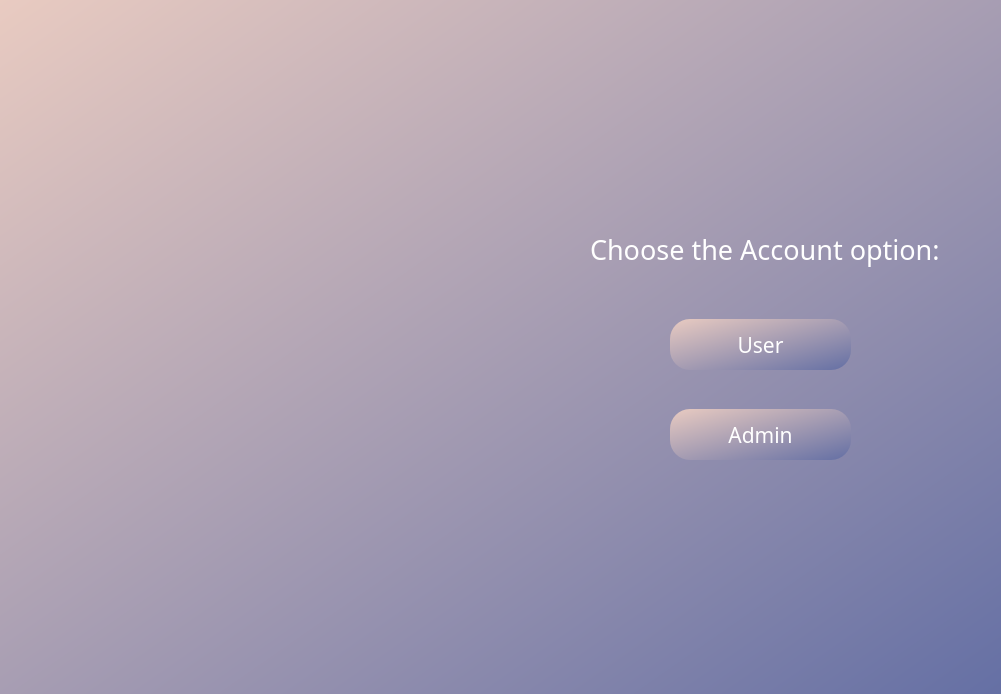
<?xml version="1.0" encoding="UTF-8"?>
<ui version="4.0">
 <class>Dialog</class>
 <widget class="QDialog" name="Dialog">
  <property name="geometry">
   <rect>
    <x>0</x>
    <y>0</y>
    <width>1001</width>
    <height>694</height>
   </rect>
  </property>
  <property name="windowTitle">
   <string>Dialog</string>
  </property>
  <widget class="QWidget" name="widget" native="true">
   <property name="geometry">
    <rect>
     <x>0</x>
     <y>-1</y>
     <width>1001</width>
     <height>701</height>
    </rect>
   </property>
   <property name="styleSheet">
    <string notr="true">
background-color: qlineargradient(spread:pad, x1:0, y1:0, x2:1, y2:1, stop:0 rgba(233, 203, 193, 255), stop:1 rgba(100, 111, 164, 255));</string>
   </property>
   <widget class="QLabel" name="label">
    <property name="geometry">
     <rect>
      <x>0</x>
      <y>0</y>
      <width>211</width>
      <height>91</height>
     </rect>
    </property>
    <property name="styleSheet">
     <string notr="true">background: transparent</string>
    </property>
    <property name="text">
     <string/>
    </property>
    <property name="pixmap">
     <pixmap>UI Icons/1x/1x/Asset 3.png</pixmap>
    </property>
   </widget>
   <widget class="QLabel" name="label_3">
    <property name="geometry">
     <rect>
      <x>0</x>
      <y>632</y>
      <width>1001</width>
      <height>71</height>
     </rect>
    </property>
    <property name="styleSheet">
     <string notr="true">background: transparent</string>
    </property>
    <property name="text">
     <string/>
    </property>
    <property name="pixmap">
     <pixmap>UI Icons/1x/1x/Asset 5.png</pixmap>
    </property>
   </widget>
   <widget class="QLabel" name="label_4">
    <property name="geometry">
     <rect>
      <x>590</x>
      <y>210</y>
      <width>481</width>
      <height>81</height>
     </rect>
    </property>
    <property name="font">
     <font>
      <family>Montserrat Bold</family>
      <pointsize>20</pointsize>
      <weight>50</weight>
      <italic>false</italic>
      <bold>false</bold>
      <underline>false</underline>
     </font>
    </property>
    <property name="styleSheet">
     <string notr="true">color: rgb(255, 255, 255);
background: transparent;
font: 20pt&quot;Montserrat Bold&quot;
</string>
    </property>
    <property name="text">
     <string>Choose the Account option:</string>
    </property>
   </widget>
   <widget class="QPushButton" name="User">
    <property name="geometry">
     <rect>
      <x>670</x>
      <y>320</y>
      <width>181</width>
      <height>51</height>
     </rect>
    </property>
    <property name="font">
     <font>
      <family>Montserrat Bold</family>
      <pointsize>16</pointsize>
      <weight>50</weight>
      <italic>false</italic>
      <bold>false</bold>
      <underline>false</underline>
      <stylestrategy>PreferAntialias</stylestrategy>
     </font>
    </property>
    <property name="cursor">
     <cursorShape>PointingHandCursor</cursorShape>
    </property>
    <property name="styleSheet">
     <string notr="true">QPushButton#User{
	border-radius:20px;
	color: rgb(255, 255, 255);
	font: 16pt &quot;Montserrat Bold&quot;;
	background-color: qlineargradient(spread:pad, x1:0, y1:0, x2:1, y2:1, stop:0 			rgba(0, 4, 40, 255), stop:1 rgba(0, 78, 146, 255));}
QPushButton#User:hover{
	border-radius:20px;
	color: rgb(255, 255, 255);
	font: 16pt &quot;Montserrat Bold&quot;;
	background-color: qlineargradient(spread:pad, x1:0, y1:0, x2:1, y2:1, stop:0 			rgba(50, 4, 40, 255), stop:1 rgba(70, 78, 146, 255));}
QPushButton#User:pressed{
	border-radius:20px;
	color: rgb(255, 255, 255);
	font: 16pt &quot;Montserrat Bold&quot;;
	background-color: qlineargradient(spread:pad, x1:0, y1:0, x2:1, y2:1, stop:0 			rgba9(90, 200, 60, 60), stop:1 rgba(120, 78, 160, 50));}</string>
    </property>
    <property name="text">
     <string>User</string>
    </property>
   </widget>
   <widget class="QPushButton" name="Admin">
    <property name="geometry">
     <rect>
      <x>670</x>
      <y>410</y>
      <width>181</width>
      <height>51</height>
     </rect>
    </property>
    <property name="font">
     <font>
      <family>Montserrat Bold</family>
      <pointsize>16</pointsize>
      <weight>50</weight>
      <italic>false</italic>
      <bold>false</bold>
      <underline>false</underline>
      <stylestrategy>PreferAntialias</stylestrategy>
     </font>
    </property>
    <property name="cursor">
     <cursorShape>PointingHandCursor</cursorShape>
    </property>
    <property name="styleSheet">
     <string notr="true">QPushButton#Admin{
	border-radius:20px;
	color: rgb(255, 255, 255);
	font: 16pt &quot;Montserrat Bold&quot;;
	background-color: qlineargradient(spread:pad, x1:0, y1:0, x2:1, y2:1, stop:0 			rgba(0, 4, 40, 255), stop:1 rgba(0, 78, 146, 255));}
QPushButton#Admin:hover{
	border-radius:20px;
	color: rgb(255, 255, 255);
	font: 16pt &quot;Montserrat Bold&quot;;
	background-color: qlineargradient(spread:pad, x1:0, y1:0, x2:1, y2:1, stop:0 			rgba(50, 4, 40, 255), stop:1 rgba(70, 78, 146, 255));}
QPushButton#Admin:pressed{
	border-radius:20px;
	color: rgb(255, 255, 255);
	font: 16pt &quot;Montserrat Bold&quot;;
	background-color: qlineargradient(spread:pad, x1:0, y1:0, x2:1, y2:1, stop:0 			rgba9(90, 200, 60, 60), stop:1 rgba(120, 78, 160, 50));}</string>
    </property>
    <property name="text">
     <string>Admin</string>
    </property>
   </widget>
   <widget class="QLabel" name="label_5">
    <property name="geometry">
     <rect>
      <x>60</x>
      <y>30</y>
      <width>701</width>
      <height>561</height>
     </rect>
    </property>
    <property name="styleSheet">
     <string notr="true">background: transparent
</string>
    </property>
    <property name="text">
     <string/>
    </property>
    <property name="pixmap">
     <pixmap>UI Icons/1x/1x/Asset 2.png</pixmap>
    </property>
   </widget>
  </widget>
 </widget>
 <resources/>
 <connections/>
</ui>
